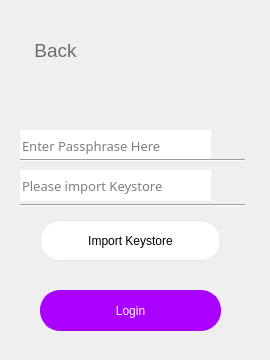
     <widget class="QWidget" name="page_5">
      <widget class="QWidget" name="imporyKeyForm" native="true">
       <property name="geometry">
        <rect>
         <x>0</x>
         <y>30</y>
         <width>261</width>
         <height>321</height>
        </rect>
       </property>
       <widget class="QPushButton" name="login_keys">
        <property name="geometry">
         <rect>
          <x>40</x>
          <y>260</y>
          <width>181</width>
          <height>41</height>
         </rect>
        </property>
        <property name="font">
         <font>
          <family>Arial</family>
          <pointsize>9</pointsize>
          <weight>9</weight>
          <italic>false</italic>
          <bold>false</bold>
         </font>
        </property>
        <property name="cursor">
         <cursorShape>PointingHandCursor</cursorShape>
        </property>
        <property name="styleSheet">
         <string notr="true">border-width: 1px;
border-color: rgb(170, 0, 255);
background-color: rgb(170, 0, 255);
font: 75 9pt &quot;Arial&quot;;
color: rgb(255, 255, 255);
border-radius:20px;
border-style:solid; 
</string>
        </property>
        <property name="text">
         <string>Login</string>
        </property>
       </widget>
       <widget class="QToolButton" name="back_to_import_2">
        <property name="geometry">
         <rect>
          <x>10</x>
          <y>0</y>
          <width>91</width>
          <height>41</height>
         </rect>
        </property>
        <property name="font">
         <font>
          <family>Arial</family>
          <pointsize>14</pointsize>
          <weight>50</weight>
          <italic>false</italic>
          <bold>false</bold>
         </font>
        </property>
        <property name="styleSheet">
         <string notr="true">border:0px;
color: rgb(109, 109, 109);
font: 14pt &quot;Arial&quot;;
</string>
        </property>
        <property name="text">
         <string>Back</string>
        </property>
        <property name="icon">
         <iconset>
          <normaloff>pic/walton_app_source20180213导图切割_53.png</normaloff>pic/walton_app_source20180213导图切割_53.png</iconset>
        </property>
        <property name="iconSize">
         <size>
          <width>200</width>
          <height>200</height>
         </size>
        </property>
        <property name="popupMode">
         <enum>QToolButton::DelayedPopup</enum>
        </property>
        <property name="toolButtonStyle">
         <enum>Qt::ToolButtonTextBesideIcon</enum>
        </property>
        <property name="autoRaise">
         <bool>true</bool>
        </property>
       </widget>
       <widget class="QLineEdit" name="lineEdit_6">
        <property name="geometry">
         <rect>
          <x>20</x>
          <y>100</y>
          <width>191</width>
          <height>31</height>
         </rect>
        </property>
        <property name="font">
         <font>
          <family>等线</family>
          <pointsize>10</pointsize>
         </font>
        </property>
        <property name="toolTip">
         <string/>
        </property>
        <property name="statusTip">
         <string/>
        </property>
        <property name="whatsThis">
         <string/>
        </property>
        <property name="accessibleName">
         <string/>
        </property>
        <property name="accessibleDescription">
         <string/>
        </property>
        <property name="styleSheet">
         <string notr="true">
QLineEdit[echoMode=&quot;2&quot;] {
    lineedit-password-character:42;
}
</string>
        </property>
        <property name="frame">
         <bool>false</bool>
        </property>
        <property name="echoMode">
         <enum>QLineEdit::Password</enum>
        </property>
        <property name="placeholderText">
         <string>Enter Passphrase Here</string>
        </property>
       </widget>
       <widget class="Line" name="line_38">
        <property name="geometry">
         <rect>
          <x>20</x>
          <y>125</y>
          <width>225</width>
          <height>10</height>
         </rect>
        </property>
        <property name="orientation">
         <enum>Qt::Horizontal</enum>
        </property>
       </widget>
       <widget class="QPushButton" name="turn2visible1_2">
        <property name="geometry">
         <rect>
          <x>220</x>
          <y>100</y>
          <width>31</width>
          <height>31</height>
         </rect>
        </property>
        <property name="font">
         <font>
          <family>Arial</family>
         </font>
        </property>
        <property name="cursor">
         <cursorShape>PointingHandCursor</cursorShape>
        </property>
        <property name="autoFillBackground">
         <bool>false</bool>
        </property>
        <property name="text">
         <string/>
        </property>
        <property name="icon">
         <iconset>
          <normaloff>pic/02.png</normaloff>pic/02.png</iconset>
        </property>
        <property name="iconSize">
         <size>
          <width>40</width>
          <height>40</height>
         </size>
        </property>
        <property name="flat">
         <bool>true</bool>
        </property>
       </widget>
       <widget class="QPushButton" name="import_Keystore_2">
        <property name="geometry">
         <rect>
          <x>40</x>
          <y>190</y>
          <width>181</width>
          <height>41</height>
         </rect>
        </property>
        <property name="font">
         <font>
          <family>Arial</family>
          <pointsize>9</pointsize>
          <weight>9</weight>
          <italic>false</italic>
          <bold>false</bold>
         </font>
        </property>
        <property name="cursor">
         <cursorShape>PointingHandCursor</cursorShape>
        </property>
        <property name="styleSheet">
         <string notr="true">border-width: 1px;
border-color: rgb(230, 230, 230);
background-color: rgb(255, 255, 255);
color: rgb(0, 0, 0);
border-radius:20px;
border-style:solid; 
font: 75 9pt &quot;Arial&quot;;</string>
        </property>
        <property name="text">
         <string>Import Keystore</string>
        </property>
       </widget>
       <widget class="Line" name="line_51">
        <property name="geometry">
         <rect>
          <x>20</x>
          <y>170</y>
          <width>225</width>
          <height>10</height>
         </rect>
        </property>
        <property name="orientation">
         <enum>Qt::Horizontal</enum>
        </property>
       </widget>
       <widget class="QLineEdit" name="lineEdit_26">
        <property name="geometry">
         <rect>
          <x>20</x>
          <y>140</y>
          <width>191</width>
          <height>31</height>
         </rect>
        </property>
        <property name="font">
         <font>
          <family>等线</family>
          <pointsize>10</pointsize>
         </font>
        </property>
        <property name="toolTip">
         <string/>
        </property>
        <property name="statusTip">
         <string/>
        </property>
        <property name="whatsThis">
         <string/>
        </property>
        <property name="accessibleName">
         <string/>
        </property>
        <property name="accessibleDescription">
         <string/>
        </property>
        <property name="styleSheet">
         <string notr="true">
QLineEdit[echoMode=&quot;2&quot;] {
    lineedit-password-character:42;
}
</string>
        </property>
        <property name="frame">
         <bool>false</bool>
        </property>
        <property name="echoMode">
         <enum>QLineEdit::Password</enum>
        </property>
        <property name="placeholderText">
         <string>Please import Keystore</string>
        </property>
       </widget>
      </widget>
     </widget>
